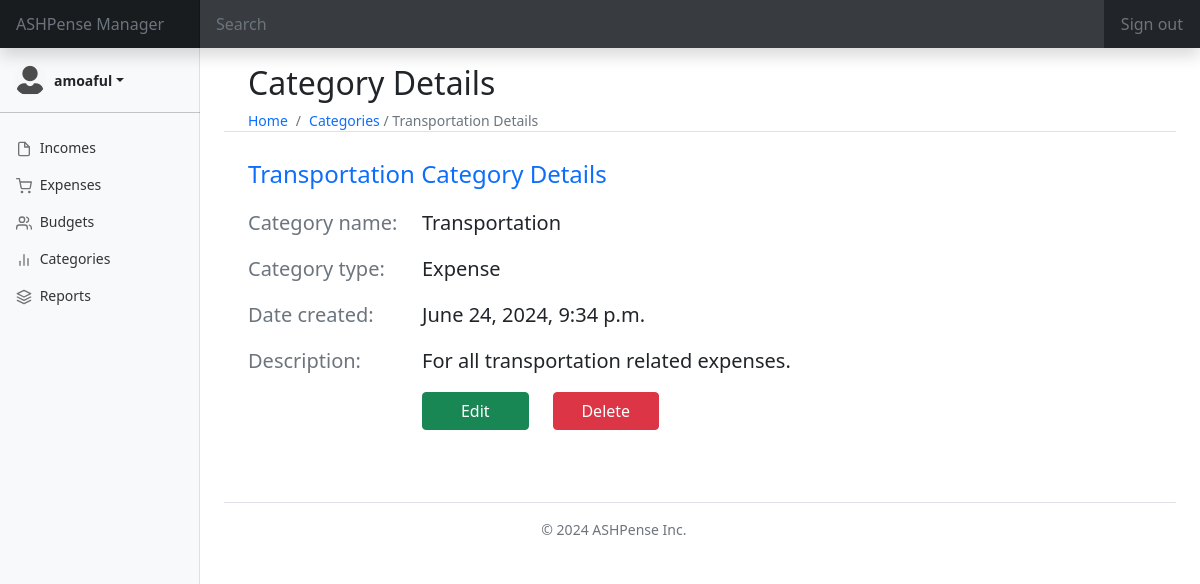
Page /apm_categories/apm_category_detail/a9f41d59-b263-4374-a19a-e8cd015d19a0 (signed in) on the committed database.
### apm_accounts/models.py (models this page shows, shortened)
class ASHPenser(AbstractUser):
    penser_id = models.UUIDField(primary_key=True, default=uuid.uuid4, editable=False)
    email = models.EmailField(unique=True, blank=False, null=False)
    security_question = models.CharField(max_length=255, choices=SECURITY_QUESTIONS, null=True, blank=True)
    security_answer = models.CharField(max_length=500, null=True, blank=True)
    is_active = models.BooleanField(default=True)
    image = models.ImageField(default="default/default.png", upload_to="apmenser/", max_length=255, null=True, blank=True)
    created_at = models.DateField(default=datetime.date.today)
    updated_at = models.DateField(default=datetime.date.today)

### apm_categories/models.py (models this page shows, shortened)
class ASHPenserCategories(models.Model):
    class Meta:
        verbose_name_plural = "CategoriesData"
        db_table = "categories"
        ordering = ("date_created", "category_name",)
    category_data = models.UUIDField(primary_key=True, default=uuid.uuid4, editable=False)
    ashpenser_data = models.ForeignKey(settings.AUTH_USER_MODEL, on_delete=models.CASCADE, related_name="categories")
    date_created = models.DateTimeField(max_length=8)
    category_name = models.CharField(max_length=100, null=True, blank=True)
    category_type = models.CharField(max_length=100, choices=CATEGORY_TYPE, null=True, blank=True)
    description = models.TextField(null=True, blank=True)

### apm_categories/views.py (the view)
# urls.py: path("apm_category_detail/<uuid:pk>", ASHPenserCategoryDetailView.as_view(), name="apm_category_detail"),
class ASHPenserCategoryDetailView(LoginRequiredMixin, DetailView):
    model = ASHPenserCategories
    template_name = "apm_categories/apm_category_detail.html"

### templates/apm_categories/apm_category_detail.html (shortened to what this page needs)
{% extends "base.html" %}
{% load static %}
{% block content %}
<div class="bg-gray-200 text-sm">
    <div class="container-fluid border-bottom">
        <div class="d-flex justify-content-between flex-wrap flex-md-nowrap pt-3">
            <h1 class="h2">Category Details</h1>
        </div>
        <nav aria-label="breadcrumb">
            <ol class="breadcrumb mb-0">
                <li class="breadcrumb-item"><a class="fw-light text-decoration-none" href="{% url 'home' %}">Home</a></li>
                <li class="breadcrumb-item active fw-light" aria-current="page">
                    <a class="text-decoration-none" href="{% url 'apm_categories:apm_categories_panel' %}">Categories</a> /
                    {{ object.category_name }} Details
                </li>
            </ol>
        </nav>
    </div>
</div>
<section class="mb-4">
    <div class="container bg-white pt-4 pb-3">
        <div class="row">
            <div class="col-lg-12 col-md-12 col-sm-12 rounded-top-3 mb-3">
                <p class="fs-4 text-start text-primary mb-0">{{ object.category_name }} Category Details </p>
            </div>
            <div class="col-lg-9 col-md-9 col-sm-12">
                <div class="row">
                    <div class="col-lg-3 col-md-3 col-sm-3">
                        <p class="fs-5 text-start text-secondary">Category name: </p>
                    </div>
                    <div class="col-lg-9 col-md-9 col-sm-9">
                        <p class="fs-5 text-start text-dark">{{ object.category_name }}</p>
                    </div>
                </div>
                <div class="row">
                    <div class="col-lg-3 col-md-3 col-sm-3">
                        <p class="fs-5 text-start text-secondary">Category type: </p>
                    </div>
                    <div class="col-lg-9 col-md-9 col-sm-9">
                        <p class="fs-5 text-start text-dark">{{ object.category_type }}</p>
                    </div>
                </div>
                <div class="row">
                    <div class="col-lg-3 col-md-3 col-sm-3">
                        <p class="fs-5 text-start text-secondary">Date created: </p>
                    </div>
                    <div class="col-lg-9 col-md-9 col-sm-9">
                        <p class="fs-5 text-start text-dark">{{ object.date_created }}</p>
                    </div>
                </div>
                <div class="row">
                    <div class="col-lg-3 col-md-3 col-sm-3">
                        <p class="fs-5 text-start text-secondary">Description: </p>
                    </div>
                    <div class="col-lg-9 col-md-9 col-sm-9">
                        <p class="fs-5 text-start text-dark">{{ object.description }}</p>
                    </div>
                </div>
                <div class="row">
                    <div class="col-lg-3 col-md-3 col-sm-3">
                    </div>
                    <div class="col-lg-9 col-md-9 col-sm-9">
                        <div class="row">
                            <div class="col-lg-3 col-md-3 col-sm-3 pb-2">
                                <a href="{% url 'apm_categories:apm_category_update' pk=object.pk %}" type="button" class="btn btn-success w-100">Edit</a>
                            </div>
                            <div class="col-lg-3 col-md-3 col-sm-3">
                                <a href="{% url 'apm_categories:apm_category_delete' pk=object.pk %}" type="button" class="btn btn-danger w-100">
                                    Delete
                                </a>
                            </div>
                        </div>
                    </div>
                </div>
            </div>
        </div>
    </div>
{% endblock content %}

### templates/base.html (shortened to what this page needs)
{% load static %}
{% if user.is_authenticated %}
<!DOCTYPE html>
<html lang="en">
    <head>
        <link href="{% static 'css/bootstrap-grid.css' %}" rel="stylesheet">
        <link href="{% static 'css/bootstrap-grid.min.css' %}" rel="stylesheet">
        <link href="{% static 'css/bootstrap-utilities.css' %}" rel="stylesheet">
        <link href="{% static 'css/bootstrap-utilities.min.css' %}" rel="stylesheet">
        <link href="{% static 'css/bootstrap.css' %}" rel="stylesheet">
        <link href="{% static 'css/bootstrap.min.css' %}" rel="stylesheet">
        <link href="{% static 'css/dashboard/dashboard.css' %}" rel="stylesheet">
    </head>
    <body>
        <header class="navbar navbar-dark sticky-top bg-dark flex-md-nowrap p-0 shadow">
            <a class="navbar-brand col-md-3 col-lg-2 me-0 px-3 text-muted" href="{% url 'home' %}">ASHPense Manager</a>
            <input class="form-control form-control-dark w-100" type="text" placeholder="Search" aria-label="Search">
            <div class="navbar-nav">
                <div class="nav-item text-nowrap">
                    <form method="POST" action="{% url 'logout' %}" enctype="multipart/form-data">
                        <button type="submit" class="btn btn-dark px-3 mx-0 text-muted">Sign out</button>
                    </form>
                </div>
            </div>
        </header>
        <div class="container-fluid">
            <div class="row">
                <nav id="sidebarMenu" class="col-md-3 col-lg-2 d-md-block bg-light sidebar collapse">
                    <div class="position-sticky pt-3">
                        <ul class="nav flex-column">
                            <li class="nav-item">
                                <div class="dropdown" style="margin-left: 1em;">
                                    <a href="#" class="d-flex align-items-center text-dark text-decoration-none dropdown-toggle" id="dropdownUser1" data-bs-toggle="dropdown" aria-expanded="false">
                                        {% if request.user.userprofile.profile_picture %}
                                            <img src="{{ request.user.userprofile.profile_picture.url }}" alt="" width="32" height="32" class="rounded-circle me-2">
                                        {% else %}
                                            <img src="{% static 'media/default.png' %}" alt="" width="32" height="32" class="rounded-circle me-2">
                                        {% endif %}
                                        <strong>{{ user.username }}</strong>
                                    </a>
                                </div>
                                <hr>
                            </li>
                            <li class="nav-item">
                                <a class="nav-link" href="#">
                                    <span data-feather="file"></span>
                                    Incomes
                                </a>
                            </li>
                            <li class="nav-item">
                                <a class="nav-link" href="#">
                                    <span data-feather="shopping-cart"></span>
                                    Expenses
                                </a>
                            </li>
                            <li class="nav-item">
                                <a class="nav-link" href="#">
                                    <span data-feather="users"></span>
                                    Budgets
                                </a>
                            </li>
                            <li class="nav-item">
                                <a class="nav-link" href="{% url 'apm_categories:apm_categories_panel' %}">
                                    <span data-feather="bar-chart-2"></span>
                                    Categories
                                </a>
                            </li>
                            <li class="nav-item">
                                <a class="nav-link" href="#">
                                    <span data-feather="layers"></span>
                                    Reports
                                </a>
                            </li>
                        </ul>
                    </div>
                </nav>
                <main class="col-md-9 ms-sm-auto col-lg-10 px-md-4 bg-gradient-light">
                    {% block content%}
                    {% endblock content %}
                </main>
                <div class="col-sm-9 ms-sm-auto col-lg-10 px-md-4">
                    <footer class="d-flex flex-wrap justify-content-center py-3 my-4 border-top">
                        <div class="col-md-4 d-flex">
                          <span class="text-muted">&copy; 2024 ASHPense Inc.</span>
                        </div>
                      </footer>
                </div>
            </div>
        </div>
    </body>
</html>
{% else %}
    {% include "index.html" %}
{% endif %}

### static/css/dashboard/dashboard.css (style rules this page uses)
body { font-size: .875rem; }
.feather { width: 16px; height: 16px; vertical-align: text-bottom; }
.sidebar { position: fixed; top: 0; bottom: 0; left: 0; z-index: 100; padding: 48px 0 0; box-shadow: inset -1px 0 0 rgba(0, 0, 0, .1); }
.sidebar .nav-link { font-weight: 500; color: #333; }
.sidebar .nav-link .feather { margin-right: 4px; color: #727272; }
.navbar-brand { padding-top: .75rem; padding-bottom: .75rem; font-size: 1rem; background-color: rgba(0, 0, 0, .25); box-shadow: inset -1px 0 0 rgba(0, 0, 0, .25); }
.navbar .form-control { padding: .75rem 1rem; border-width: 0; border-radius: 0; }
.form-control-dark { color: #fff; background-color: rgba(255, 255, 255, .1); border-color: rgba(255, 255, 255, .1); }

### rows in the picture
ASHPenser: username "amoaful"
ASHPenserCategories: category_name "Transportation", category_type "Expense", date_created "June 24, 2024, 9:34 p.m.", description "For all transportation related expenses."
